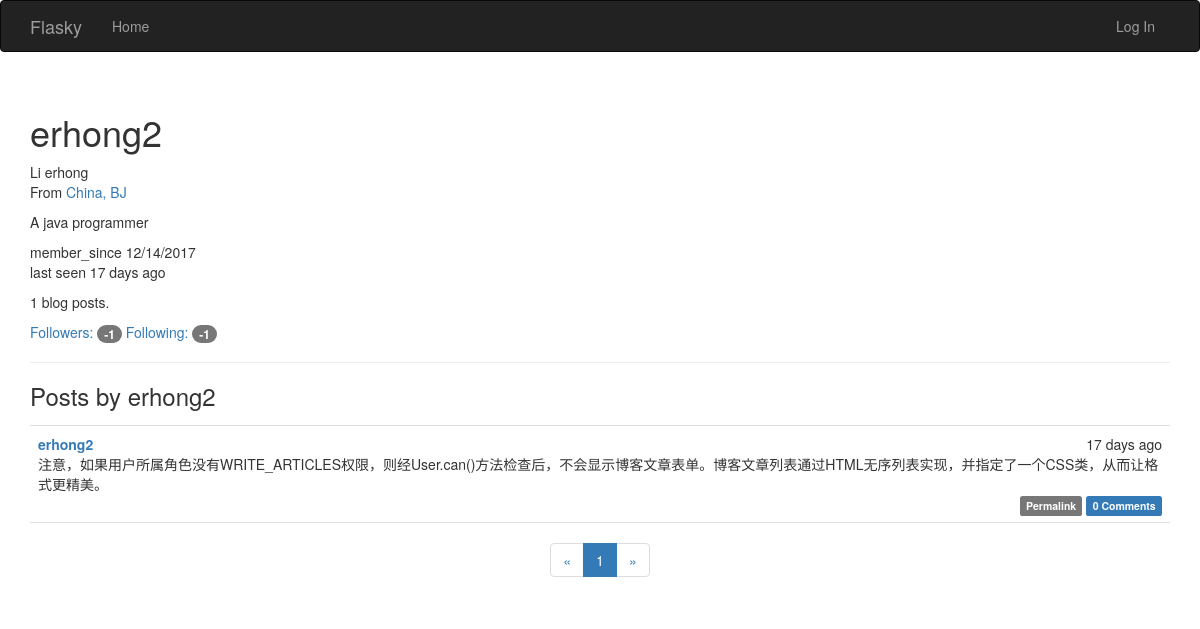
The app's page /user/erhong2, older data.
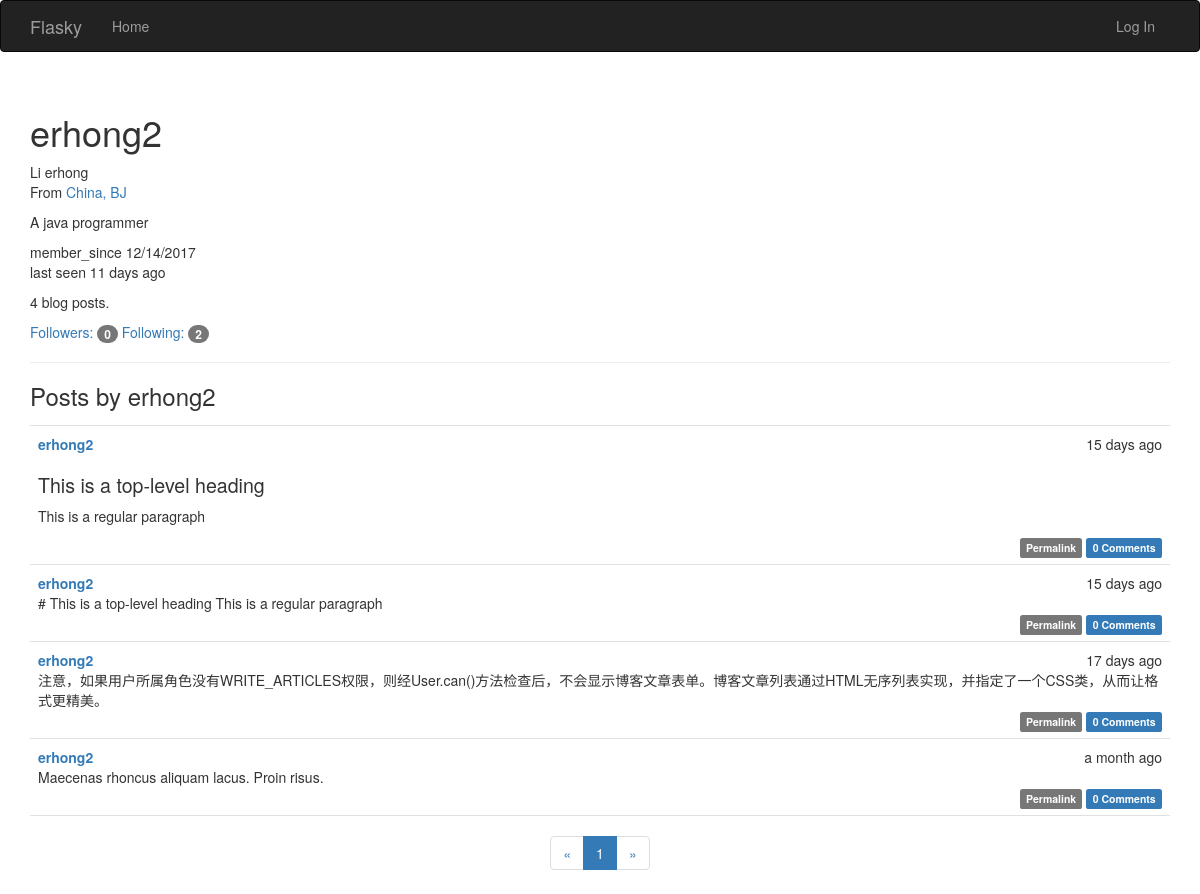
The same page, newer data.
### app/models.py (models this page shows, shortened)
class User(UserMixin, db.Model):
    __tablename__ = 'users'
    id = db.Column(db.Integer, primary_key=True)
    email = db.Column(db.String(64), unique=True, index=True)
    username = db.Column(db.String(32), unique=True, index=True)
    password_hash = db.Column(db.String(128))
    confirmed = db.Column(db.Boolean, default=False)
    name = db.Column(db.String(64))
    location = db.Column(db.String(64))
    about_me = db.Column(db.Text())
    member_since = db.Column(db.DateTime(), default=datetime.utcnow)
    last_seen = db.Column(db.DateTime(), default=datetime.utcnow)
    role_id = db.Column(db.Integer, db.ForeignKey('roles.id'))
    posts = db.relationship('Post', backref='author', lazy='dynamic')
    followed = db.relationship('Follow',
                                foreign_keys=[Follow.follower_id],
                                backref=db.backref('follower', lazy='joined'),
                                lazy='dynamic',
                                cascade='all, delete-orphan')
    followers = db.relationship('Follow',
                                foreign_keys=[Follow.followed_id],
                                backref=db.backref('followed', lazy='joined'),
                                lazy='dynamic',
                                cascade='all, delete-orphan')
    comments = db.relationship('Comment', backref='author', lazy='dynamic')
    def can(self, permissions):
        return self.role is not None and \
                (self.role.permissions & permissions)
    def is_administrator(self):
        return self.can(Permission.ADMINISTER)
    @property
    def password(self):
        raise AttributeError('password is not a readable attribute')

class Post(db.Model):
    __tablename__ = 'posts'
    id = db.Column(db.Integer, primary_key=True)
    body = db.Column(db.Text)
    timestamp = db.Column(db.DateTime, index=True, default=datetime.utcnow)
    author_id = db.Column(db.Integer, db.ForeignKey('users.id'))
    body_html = db.Column(db.Text)
    comments = db.relationship('Comment', backref='post', lazy='dynamic')

### app/main/views.py (the view)
@main.route('/user/<username>')
def user(username):
    user = User.query.filter_by(username=username).first_or_404()
    page = request.args.get('page', 1, type=int)
    pagination = user.posts.order_by(Post.timestamp.desc()).paginate(
            page, per_page=current_app.config['FLASKY_POSTS_PER_PAGE'],
            error_out=False)
    posts = pagination.items
    return render_template('user.html', user=user, posts=posts,
            pagination=pagination)

### app/auth/views.py (called while the page is built)
@auth.before_app_request
def before_request():
    if current_user.is_authenticated:
        current_user.ping()
        if not current_user.confirmed \
            and request.endpoint \
            and request.endpoint[:5] != 'auth.' \
            and request.endpoint != 'static':
                return redirect(url_for('auth.unconfirmed'))

### app/main/__init__.py (called while the page is built)
@main.app_context_processor
def inject_permissions():
    return dict(Permission=Permission)

### app/models.py (called while the page is built)
    def can(self, permissions):
        return False

    def is_administrator(self):
        return False

### app/templates/user.html (shortened to what this page needs)
{% extends "base.html" %}
{% import "_macros.html" as macros %}
{% block page_content %}
<div class="page-header">
    <h1>{{ user.username }}</h1>
    {% if user.name or user.location %}
        <p>
        {% if user.name %} {{user.name}} {% endif %}
        {% if user.location %}
            <br>
            From <a href="http://maps.baidu.com/?q={{ user.location }}"> {{ user.location }}</a>
        {% endif %}
        </p>
    {% endif %}
    {% if user.about_me %}
    <p>{{user.about_me}}</p>
    {% endif %}
    <p>
        member_since {{moment(user.member_since).format('L')}}
    <br>
        last seen {{moment(user.last_seen).fromNow()}}
    </p>
    <p>{{ user.posts.count() }} blog posts.</p>
    <a href="{{url_for('main.followers', username=user.username)}}">
        Followers: <span class="badge"> {{user.followers.count() - 1}}</span>
    </a>
    <a href="{{url_for('main.followed_by', username=user.username)}}">
        Following: <span class="badge"> {{user.followed.count() - 1}}</span>
    </a>
</div>
<h3>Posts by {{ user.username }}</h3>
{% include "_posts.html" %}
<div class="pagination">
    {{ macros.pagination_widget(pagination, "main.index") }}
</div>
{% endblock %}

### app/templates/_posts.html (shortened to what this page needs)
<ul class="posts">
    {% for post in posts %}
    <li class="post">
        <div class="post-date">{{ moment(post.timestamp).fromNow() }}</div>
        <div class="post-author">
            <a href="{{ url_for('main.user', username=post.author.username) }}">
            {{ post.author.username }}
            </a>
        </div>
            <div class="post-body">
            {% if post.body_html %}
                {{ post.body_html | safe }}
            {% else %}
                {{ post.body }}
            {% endif %}
            </div>
            <div class="post-footer">
                <a href="{{ url_for('main.post', id=post.id) }}">
                    <span class="label label-default">Permalink</span>
                </a>
                <a href="{{ url_for('main.post', id=post.id) }}#comments">
                    <span class="label label-primary">
                        {{ post.comments.count() }} Comments
                    </span>
                </a>
            </div>
    </li>
    {% endfor %}
</ul>

Row changes from the older to the newer data that the page shows:
changed User "erhong2": last_seen "17 days ago" → "11 days ago"
added Post: timestamp "15 days ago", author.username "erhong2", body_html "This is a top-level heading This is a regular paragraph", comments.count "0"
added Post: timestamp "15 days ago", author.username "erhong2", body "# This is a top-level heading This is a regular paragraph", comments.count "0"
added Post: timestamp "a month ago", author.username "erhong2", body "Maecenas rhoncus aliquam lacus. Proin risus.", comments.count "0"
Text that changed along with them:
{{ user.posts.count() }}: "1" → "4"
{{ user.followers.count() - 1 }}: "-1" → "0"
{{ user.followed.count() - 1 }}: "-1" → "2"
